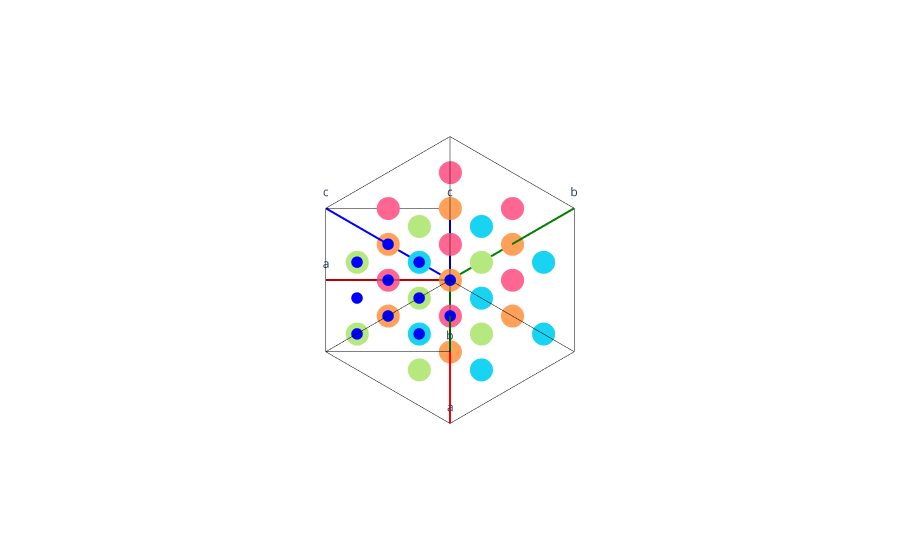

Notebook code cell kept with this figure:
### Code cell
# atom-centered

fig = Figure()
fig.add_unitcell(struct_prim.lattice.reciprocal_lattice)
fig.add_unitcell(struct_reduced.lattice.reciprocal_lattice)

n = 2
grid = struct_prim.lattice.reciprocal_lattice.get_cartesian_coords(build_grid(n, shift=[.0, .0, .0]))
x,y,z = grid.T
trace = go.Scatter3d(x=x,y=y,z=z, mode='markers')
fig.fig.add_trace(trace)

grid = struct_prim.lattice.reciprocal_lattice.get_cartesian_coords(build_grid(n, shift=[.5, .5, 0.]))
x,y,z = grid.T
trace = go.Scatter3d(x=x,y=y,z=z, mode='markers')
fig.fig.add_trace(trace)

grid = struct_prim.lattice.reciprocal_lattice.get_cartesian_coords(build_grid(n, shift=[0., .5, .5]))
x,y,z = grid.T
trace = go.Scatter3d(x=x,y=y,z=z, mode='markers')
fig.fig.add_trace(trace)

grid = struct_prim.lattice.reciprocal_lattice.get_cartesian_coords(build_grid(n, shift=[.5, 0., .5]))
x,y,z = grid.T
trace = go.Scatter3d(x=x,y=y,z=z, mode='markers')
fig.fig.add_trace(trace)


grid = struct_reduced.lattice.reciprocal_lattice.get_cartesian_coords(build_grid(n, shift=[0., 0., 0.]))
x,y,z = grid.T
trace = go.Scatter3d(x=x,y=y,z=z, mode='markers', marker=dict(size=4,color='blue'))
fig.fig.add_trace(trace)

grid = struct_reduced.lattice.reciprocal_lattice.get_cartesian_coords(build_grid(n, shift=[.5, .5, 0.]))
x,y,z = grid.T
trace = go.Scatter3d(x=x,y=y,z=z, mode='markers', marker=dict(size=4,color='blue'))
fig.fig.add_trace(trace)

fig.fig.update_scenes(camera_projection_type="orthographic")
fig.show()

### Figure 1 — Plotly figure (JSON) as saved in the notebook; plotly's stock layout.template omitted (floating-point values rounded to 4 significant figures)
{"data": [{"line": {"color": "red", "width": 4}, "mode": "lines+text", "text": [null, "a"], "type": "scatter3d", "x": [0, 1.571], "y": [0, 1.571], "z": [0, -1.571]}, {"line": {"color": "green", "width": 4}, "mode": "lines+text", "text": [null, "b"], "type": "scatter3d", "x": [0, -1.571], "y": [0, 1.571], "z": [0, 1.571]}, {"line": {"color": "blue", "width": 4}, "mode": "lines+text", "text": [null, "c"], "type": "scatter3d", "x": [0, 1.571], "y": [0, -1.571], "z": [0, 1.571]}, {"line": {"color": "black", "width": 1}, "mode": "lines", "type": "scatter3d", "x": [1.571, 0], "y": [1.571, 3.142], "z": [-1.571, 0]}, {"line": {"color": "black", "width": 1}, "mode": "lines", "type": "scatter3d", "x": [1.571, 3.142], "y": [1.571, 0], "z": [-1.571, 0]}, {"line": {"color": "black", "width": 1}, "mode": "lines", "type": "scatter3d", "x": [-1.571, 0], "y": [1.571, 3.142], "z": [1.571, 0]}, {"line": {"color": "black", "width": 1}, "mode": "lines", "type": "scatter3d", "x": [-1.571, 0], "y": [1.571, 0], "z": [1.571, 3.142]}, {"line": {"color": "black", "width": 1}, "mode": "lines", "type": "scatter3d", "x": [1.571, 3.142], "y": [-1.571, 0], "z": [1.571, 0]}, {"line": {"color": "black", "width": 1}, "mode": "lines", "type": "scatter3d", "x": [1.571, 0], "y": [-1.571, 0], "z": [1.571, 3.142]}, {"line": {"color": "black", "width": 1}, "mode": "lines", "type": "scatter3d", "x": [0, 1.571], "y": [3.142, 1.571], "z": [0, 1.571]}, {"line": {"color": "black", "width": 1}, "mode": "lines", "type": "scatter3d", "x": [0, 1.571], "y": [0, 1.571], "z": [3.142, 1.571]}, {"line": {"color": "black", "width": 1}, "mode": "lines", "type": "scatter3d", "x": [3.142, 1.571], "y": [0, 1.571], "z": [0, 1.571]}, {"line": {"color": "red", "width": 4}, "mode": "lines+text", "text": [null, "a"], "type": "scatter3d", "x": [0, 1.571], "y": [0, -1.571], "z": [0, 0]}, {"line": {"color": "green", "width": 4}, "mode": "lines+text", "text": [null, "b"], "type": "scatter3d", "x": [0, 1.571], "y": [0, 1.571], "z": [0, 0]}, {"line": {"color": "blue", "width": 4}, "mode": "lines+text", "text": [null, "c"], "type": "scatter3d", "x": [0, 0], "y": [0, 0], "z": [0, 1.571]}, {"line": {"color": "black", "width": 1}, "mode": "lines", "type": "scatter3d", "x": [1.571, 3.142], "y": [-1.571, 0], "z": [0, 0]}, {"line": {"color": "black", "width": 1}, "mode": "lines", "type": "scatter3d", "x": [1.571, 1.571], "y": [-1.571, -1.571], "z": [0, 1.571]}, {"line": {"color": "black", "width": 1}, "mode": "lines", "type": "scatter3d", "x": [1.571, 3.142], "y": [1.571, 0], "z": [0, 0]}, {"line": {"color": "black", "width": 1}, "mode": "lines", "type": "scatter3d", "x": [1.571, 1.571], "y": [1.571, 1.571], "z": [0, 1.571]}, {"line": {"color": "black", "width": 1}, "mode": "lines", "type": "scatter3d", "x": [0, 1.571], "y": [0, -1.571], "z": [1.571, 1.571]}, {"line": {"color": "black", "width": 1}, "mode": "lines", "type": "scatter3d", "x": [0, 1.571], "y": [0, 1.571], "z": [1.571, 1.571]}, {"line": {"color": "black", "width": 1}, "mode": "lines", "type": "scatter3d", "x": [3.142, 3.142], "y": [0, 0], "z": [0, 1.571]}, {"line": {"color": "black", "width": 1}, "mode": "lines", "type": "scatter3d", "x": [1.571, 3.142], "y": [1.571, 0], "z": [1.571, 1.571]}, {"line": {"color": "black", "width": 1}, "mode": "lines", "type": "scatter3d", "x": [1.571, 3.142], "y": [-1.571, 0], "z": [1.571, 1.571]}, {"mode": "markers", "type": "scatter3d", "x": [0, 0.7854, -0.7854, 0, 0.7854, 1.571, 0, 0.7854], "y": [0, -0.7854, 0.7854, 0, 0.7854, 0, 1.571, 0.7854], "z": [0, 0.7854, 0.7854, 1.571, -0.7854, 0, 0, 0.7854]}, {"mode": "markers", "type": "scatter3d", "x": [0, 0.7854, -0.7854, 0, 0.7854, 1.571, 0, 0.7854], "y": [0.7854, 0, 1.571, 0.7854, 1.571, 0.7854, 2.356, 1.571], "z": [0, 0.7854, 0.7854, 1.571, -0.7854, 0, 0, 0.7854]}, {"mode": "markers", "type": "scatter3d", "x": [0, 0.7854, -0.7854, 0, 0.7854, 1.571, 0, 0.7854], "y": [0, -0.7854, 0.7854, 0, 0.7854, 0, 1.571, 0.7854], "z": [0.7854, 1.571, 1.571, 2.356, 0, 0.7854, 0.7854, 1.571]}, {"mode": "markers", "type": "scatter3d", "x": [0.7854, 1.571, 0, 0.7854, 1.571, 2.356, 0.7854, 1.571], "y": [0, -0.7854, 0.7854, 0, 0.7854, 0, 1.571, 0.7854], "z": [0, 0.7854, 0.7854, 1.571, -0.7854, 0, 0, 0.7854]}, {"marker": {"color": "blue", "size": 4}, "mode": "markers", "type": "scatter3d", "x": [0, 0, 0.7854, 0.7854, 0.7854, 0.7854, 1.571, 1.571], "y": [0, 0, 0.7854, 0.7854, -0.7854, -0.7854, 0, 0], "z": [0, 0.7854, 0, 0.7854, 0, 0.7854, 0, 0.7854]}, {"marker": {"color": "blue", "size": 4}, "mode": "markers", "type": "scatter3d", "x": [0.7854, 0.7854, 1.571, 1.571, 1.571, 1.571, 2.356, 2.356], "y": [0, 0, 0.7854, 0.7854, -0.7854, -0.7854, 0, 0], "z": [0, 0.7854, 0, 0.7854, 0, 0.7854, 0, 0.7854]}], "layout": {"dragmode": "orbit", "margin": {"b": 0, "l": 0, "r": 0, "t": 0}, "scene": {"aspectmode": "data", "camera": {"projection": {"type": "orthographic"}}, "xaxis": {"showbackground": false, "showgrid": false, "showline": false, "showspikes": false, "showticklabels": false, "ticks": "", "title": {"text": ""}, "zeroline": false}, "yaxis": {"showbackground": false, "showgrid": false, "showline": false, "showspikes": false, "showticklabels": false, "ticks": "", "title": {"text": ""}, "zeroline": false}, "zaxis": {"showbackground": false, "showgrid": false, "showline": false, "showspikes": false, "showticklabels": false, "ticks": "", "title": {"text": ""}, "zeroline": false}}, "showlegend": false}}
